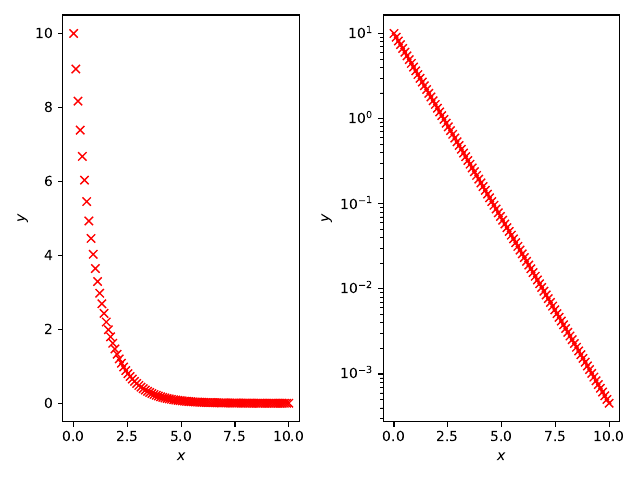

Write the Python code that produced this figure.
import matplotlib.pyplot as plt
import numpy as np

# Datenfile erzeugen
data_x = np.linspace(0, 10, 100)
data_y = 10 * np.exp(-data_x)
np.savetxt('3.txt', np.column_stack([data_x, data_y]), header='x y')

x, y = np.genfromtxt('3.txt', unpack=True)

plt.subplot(1, 2, 1)
plt.plot(x, y, 'rx')
plt.xlabel(r'$x$')
plt.ylabel(r'$y$')
plt.subplot(1, 2, 2)
plt.plot(x, y, 'rx')
plt.xlabel(r'$x$')
plt.ylabel(r'$y$')
plt.yscale('log')
plt.tight_layout()
plt.savefig('loesung.pdf')
